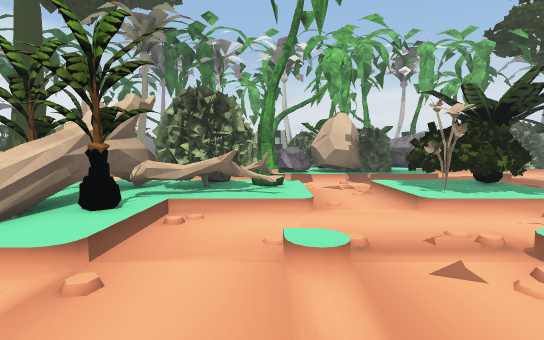
view 1 (above)

24 first-person views from a walk through a Unity game level. The camera is 1.3 m above the floor, tilts 4° down and sees 85° across. The floor is counted in squares, 1 m on a side. Each view is taken from the middle of a square. On the plan, view 1 faces up. The plan holds only what a view shows up to about 14 squares ahead; the rest is blank. The place goes on beyond the plan. The player character is not drawn. Some surface patterns are stand-ins.

view 2
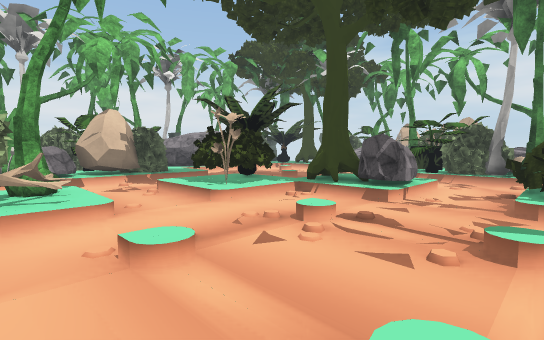

view 3
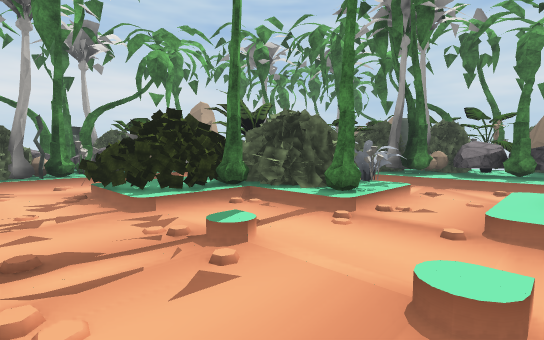

view 4
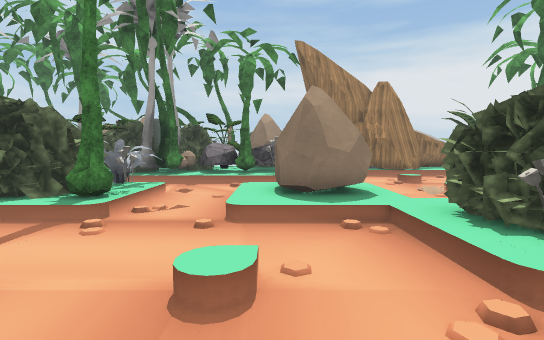

view 5
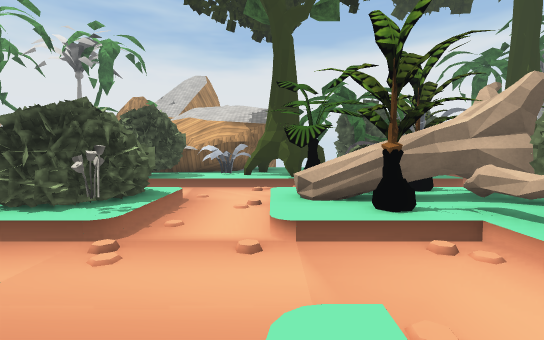

view 6
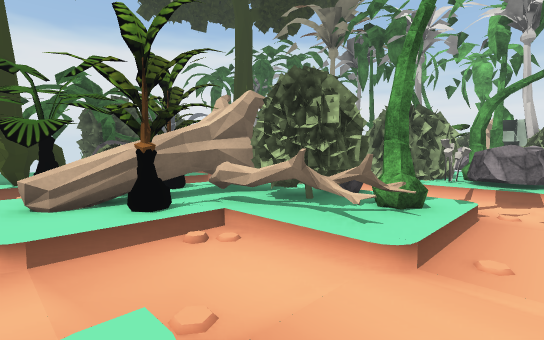

view 7
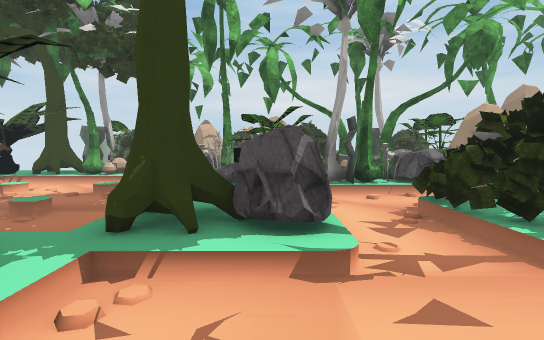

view 8
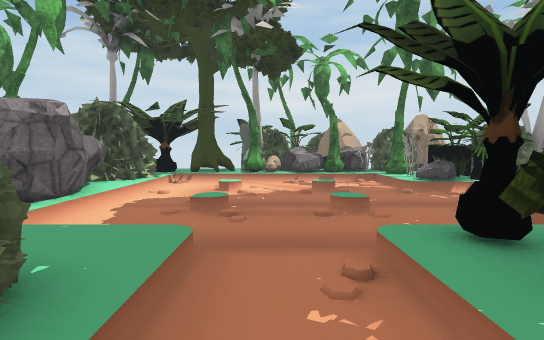

view 9
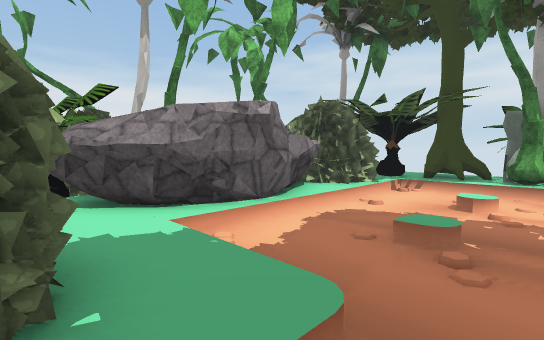

view 10
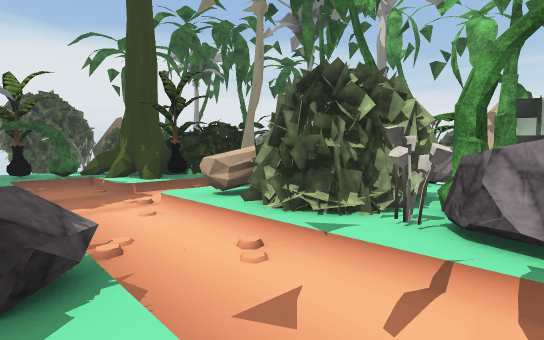

view 11
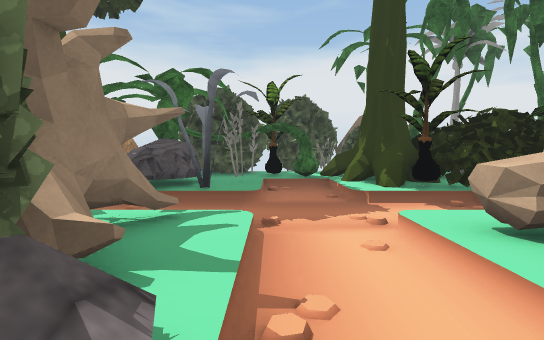

view 12
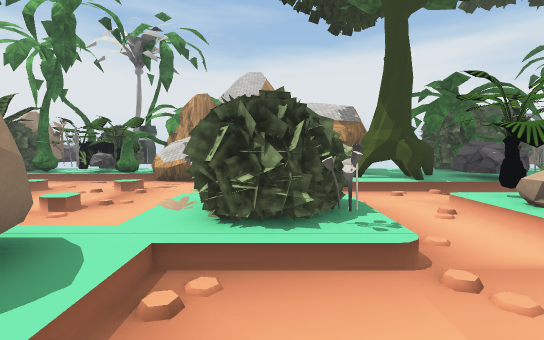

view 13
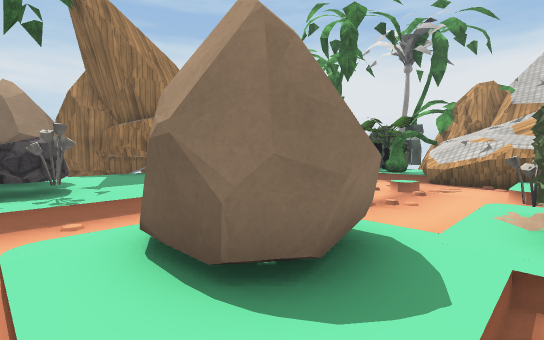

view 14
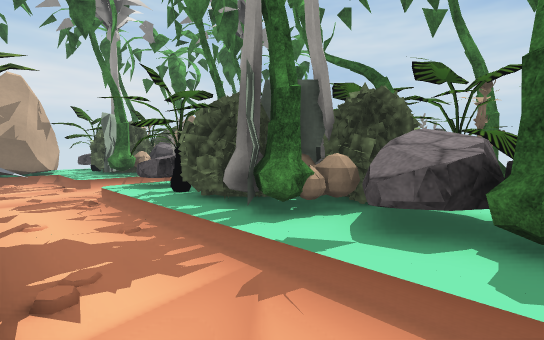

view 15
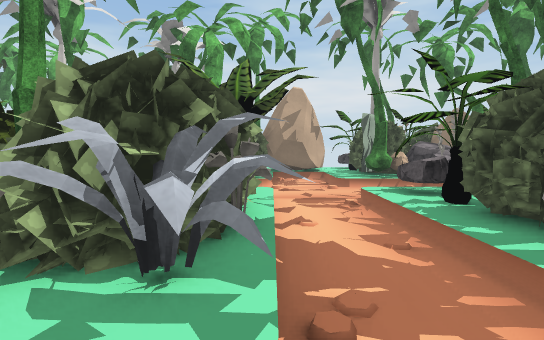

view 16
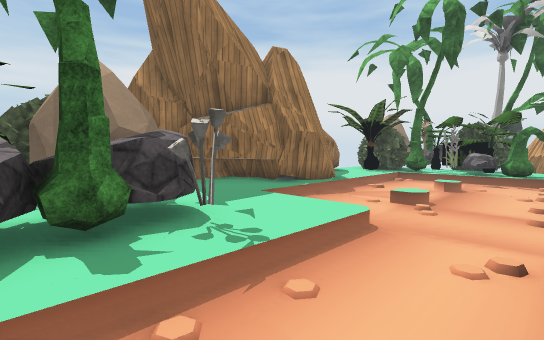

view 17
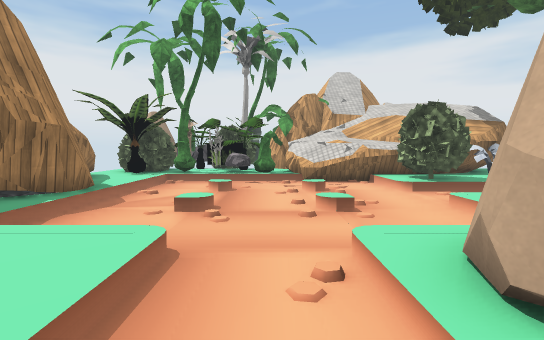

view 18
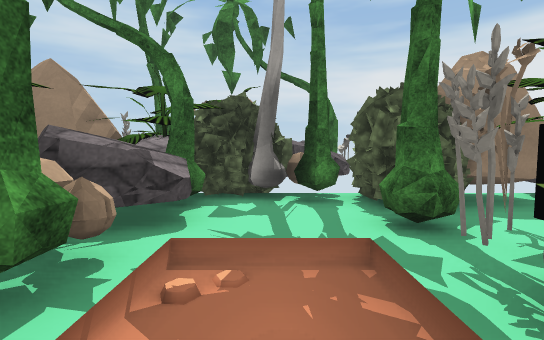

view 19
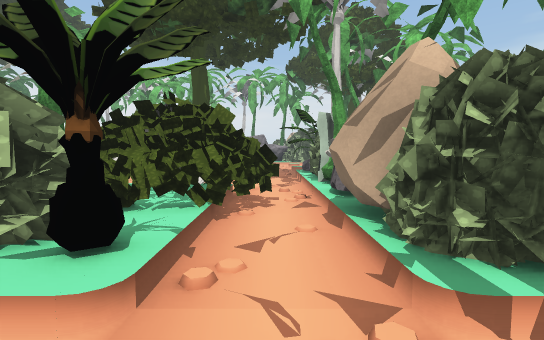

view 20
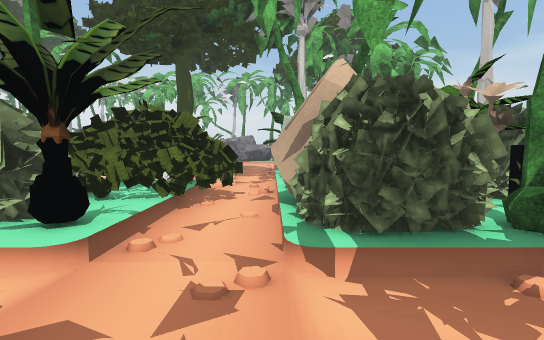

view 21
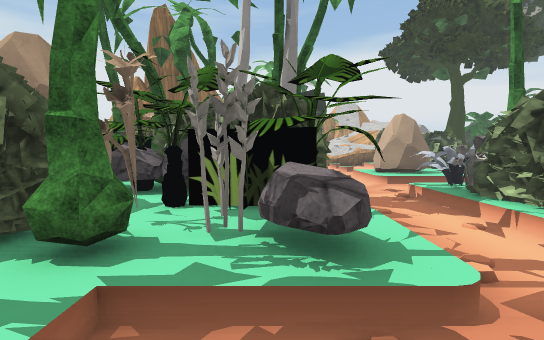

view 22
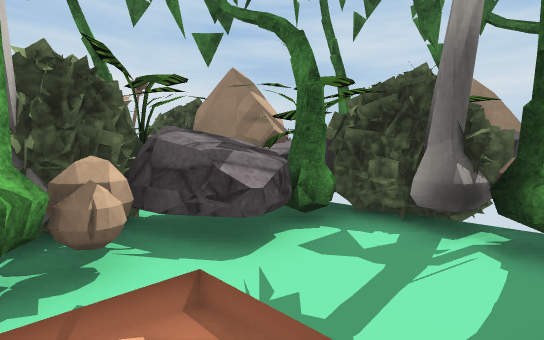

view 23
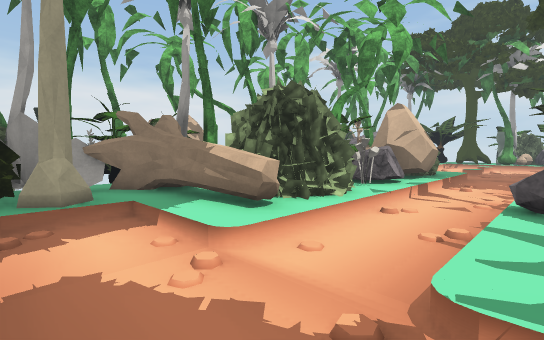

view 24
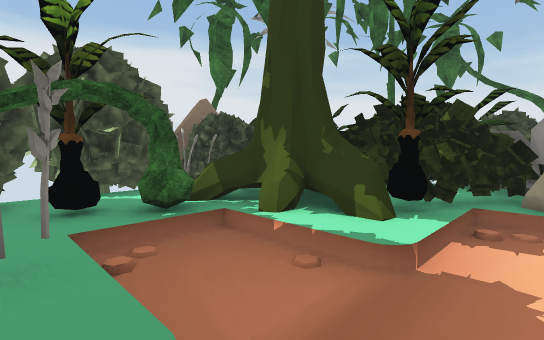

### Floor plan
Key: @ floor where view 1 was taken; # wall or solid block; . main floor; : floor 0.25 m higher than the main floor; + floor 1.5 m higher than the main floor; * floor 1.75 m higher than the main floor; / step, stairs or slope; = window, fence, low wall or low ledge; T palm tree; R rock; B bush; E tree; O other object.
Columns run from 14 left of view 1 to 19 right of it. Each row starts with its distance up from view 1.
 19  OT  OOTTOOOORT     BBBTTTTT
 18     OOOO   O RTOO   OB    #B   T
 17     OOOO#OOT    O   RR    OB  OO
 16 OT OOOO#OOO  #RROO#TRRRRRRBBBBOO
 15 B# OOO##O#OO ORROOO#:/RRROOBB OE E
 14 B####O../#OOOOTR# BB:/........EE O
 13 BO####../OOOOOORR BB:/........O# O
 12 B#### ../////////O////........T
 11 B#TT..... ....................TO
 10 ##OT#....../R.......O.........RR
  9 BB#TOO..#::/BOO... BB.........RR
  8 BBBTROO.OOOBBBT...BBBO........RR
  7 BBT#RRR..OOBBB#...BB#........#OR
  6 ####RR#.OOOOOOO...###EEO ..ROT#B T
  5    ##O..OOOOO...... #EEO .OROOBB T
  4     EE..OOO:/........R   .OOBOOB T
  3   #EEE..OO://....//..RRO..BBB OOOT
  2   ##EO#................. ..BOO
  1    ##O................OO..#TOO
  0    #:B...BBO/.@......OOOO.#O O
 -1    #BBB  BBB/.......OOOOOO. TOO
 -2   ##BB ./OOO/.......#TOOO..#  OB
 -3    =OB..////OOO/./TOOTOOO.O  OBBB
 -4  **#......./OOO/./OOOOOO..#B  O O
 -5 #*+=......./OOO/./:OOOOOO. BBT#
 -6 #===....//./////.////OOO...B##T
 -7 #TT..........................OO
 -8 BO#........................#.#O
 -9 BORO......./::::ROTO#BO#/..OO#OO
-10 BO#......../::ORRRTTBBOR/..TBBOOO
-11 OOTT......./::RRRRBRRB#O/.#ORB
-12  BBB:::###:::OO#OBBRROOT::#RRBOO
-13   B :#######:   OORR#BBB::#R OOB#
-14   B ##   ###:  BO#ORO  BT BRRO B
-15           ###  TTTO  TTT B
-16             #  T      TRRRBBOOTT
-17                           TTTTTT

Where each view was taken, in squares from view 1:
view 1: 0 up, 0 right, facing up
view 2: 0 up, 1 left, facing up-right
view 3: 3 up, 0 right, facing down-right
view 4: 3 up, 0 right, facing down
view 5: 3 up, 2 right, facing left
view 6: 3 up, 2 right, facing up-left
view 7: 4 up, 3 right, facing right
view 8: 11 up, 3 right, facing right
view 9: 11 up, 5 right, facing up-right
view 10: 9 up, 1 right, facing up-left
view 11: 10 up, 1 left, facing left
view 12: 1 down, 1 right, facing left
view 13: 2 down, 1 right, facing down-left
view 14: 6 down, 1 right, facing down-right
view 15: 6 down, 2 right, facing right
view 16: 6 down, 2 right, facing down-left
view 17: 7 down, 1 right, facing left
view 18: 8 down, 11 right, facing down
view 19: 8 down, 11 right, facing up
view 20: 9 down, 12 right, facing up
view 21: 10 down, 12 right, facing left
view 22: 10 down, 10 right, facing down-right
view 23: 9 up, 8 left, facing up-right
view 24: 9 up, 7 left, facing up-left
